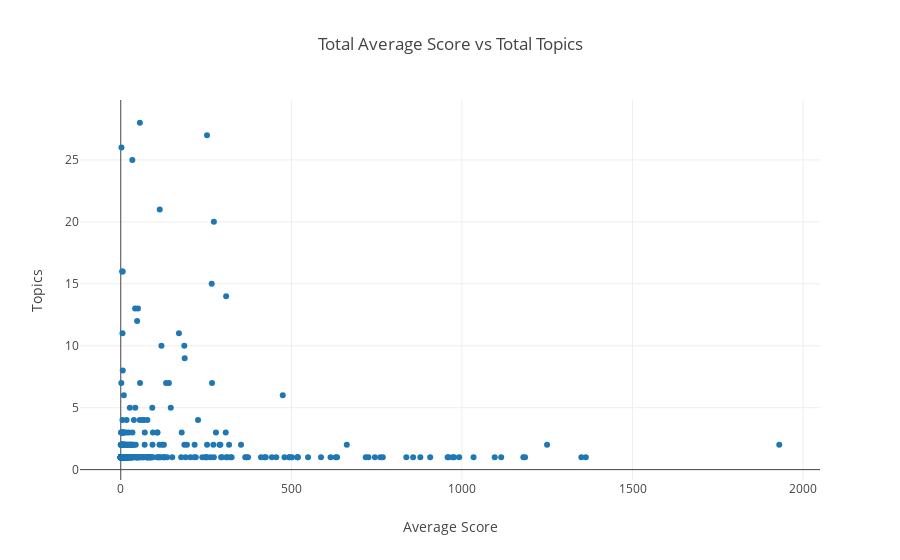

Notebook cell for this chart:
### Markdown cell above
**Let's look at the correlation between total score and topics and find who has the most topics posted *and* highest average score.**

### Code cell
data = [
    go.Scatter(
        x=users.avg_score,
        y=users.total_topics,
        mode='markers',
        text=users.index
    )
]

layout = go.Layout(
    title='Total Average Score vs Total Topics',
    xaxis=dict(title='Average Score'),
    yaxis=dict(title='Topics')
)

fig = go.Figure(data=data, layout=layout)
iplot(fig)

### Figure 1 — Plotly figure (JSON) as saved in the notebook; plotly's stock layout.template omitted (floating-point values rounded to 4 significant figures; data arrays with more than 128 entries replaced by an {"elided": "..."} marker saying what was removed)
{"data": [{"mode": "markers", "text": {"elided": "540 str values"}, "type": "scatter", "uid": "ea6e19e0-a004-11e8-a71a-843a4b06963c", "x": {"elided": "540 float values"}, "y": {"elided": "540 int values"}}], "layout": {"title": "Total Average Score vs Total Topics", "xaxis": {"title": "Average Score"}, "yaxis": {"title": "Topics"}}}
